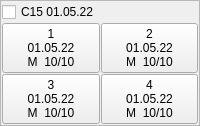
          <widget class="QFrame" name="frame_71">
           <property name="frameShape">
            <enum>QFrame::StyledPanel</enum>
           </property>
           <property name="frameShadow">
            <enum>QFrame::Raised</enum>
           </property>
           <layout class="QHBoxLayout" name="horizontalLayout_7">
            <property name="spacing">
             <number>1</number>
            </property>
            <property name="leftMargin">
             <number>1</number>
            </property>
            <property name="topMargin">
             <number>1</number>
            </property>
            <property name="rightMargin">
             <number>1</number>
            </property>
            <property name="bottomMargin">
             <number>1</number>
            </property>
            <item>
             <layout class="QGridLayout" name="gridLayout_71">
              <property name="leftMargin">
               <number>0</number>
              </property>
              <item row="1" column="0">
               <widget class="QPushButton" name="pushButton_286">
                <property name="text">
                 <string>1
01.05.22
M  10/10</string>
                </property>
               </widget>
              </item>
              <item row="2" column="0">
               <widget class="QPushButton" name="pushButton_287">
                <property name="text">
                 <string>3
01.05.22
M  10/10</string>
                </property>
               </widget>
              </item>
              <item row="0" column="0" colspan="2">
               <widget class="QCheckBox" name="A1_71">
                <property name="text">
                 <string>C15 01.05.22</string>
                </property>
               </widget>
              </item>
              <item row="1" column="1">
               <widget class="QPushButton" name="pushButton_284">
                <property name="text">
                 <string>2
01.05.22
M  10/10</string>
                </property>
               </widget>
              </item>
              <item row="2" column="1">
               <widget class="QPushButton" name="pushButton_285">
                <property name="text">
                 <string>4
01.05.22
M  10/10</string>
                </property>
               </widget>
              </item>
             </layout>
            </item>
           </layout>
          </widget>
